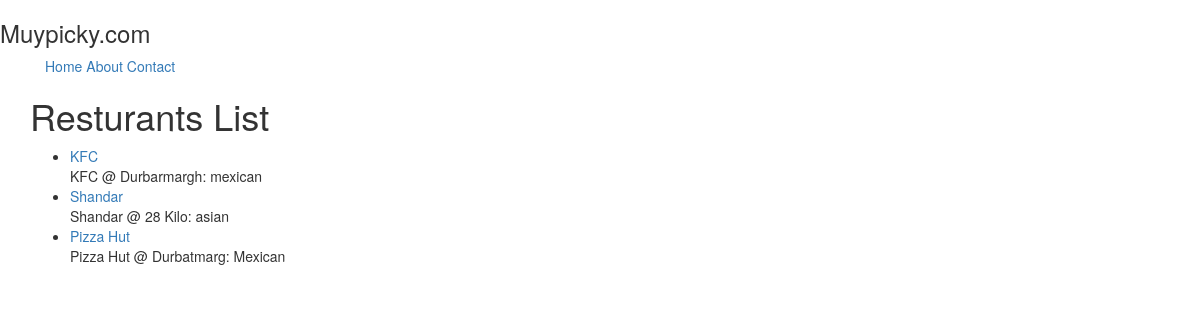
Before: /resturants/ with the older database file.
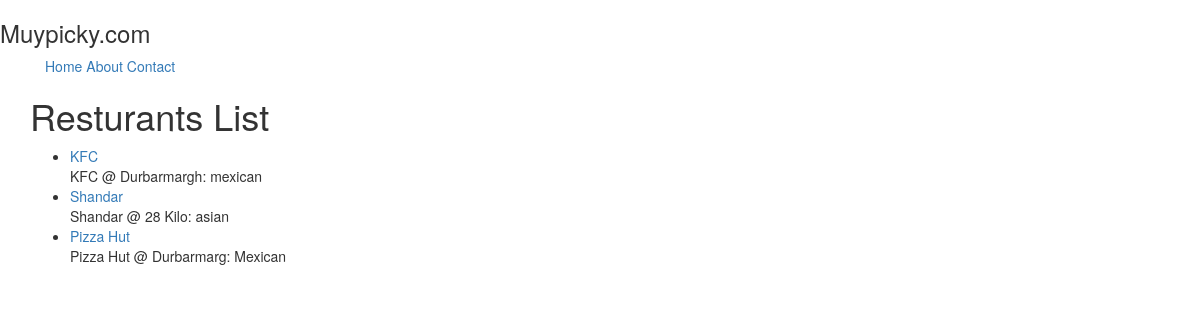
After: the same page with the newer database file.
### resturants/models.py (models this page shows, shortened)
class Resturant(models.Model):
	name			= models.CharField(max_length=120)
	location 		= models.CharField(max_length=120, null=True, blank=True)
	category		= models.CharField(max_length=120, null=True, blank=True)
	timestamp		= models.DateTimeField(auto_now_add=True)
	updated 		= models.DateTimeField(auto_now=True)
	my_date_field 	= models.DateTimeField(auto_now=True, auto_now_add=False)
	slug 			= models.SlugField(null=True, blank=True)
	def __str__ (self):
		return self.name

### resturants/views.py (the view)
# urls.py: url(r'^resturants/$', ResturantListView.as_view()),
class ResturantListView(ListView):
	def get_queryset(self):
		slug= self.kwargs.get("slug")
		if slug:
			queryset = Resturant.objects.filter(
					Q(category__iexact=slug)|
					Q(category__icontains=slug)
				)
		else:
			queryset = Resturant.objects.all()
		return queryset

### resturants/templates/resturants/resturant_list.html (shortened to what this page needs)
{% extends "base.html" %}
{% block content %}
<h1>Resturants List</h1>
<ul>
	{% for obj in object_list %}
		<li> <a href="/resturants/{{ obj.slug }}">{{ obj }} </a><br/>
		{{ obj.name }} @ {{ obj.location }}: {{ obj.category }} </li>
	{% endfor %}
</ul>
{% endblock %}

Changed rows visible on the page:
changed Resturant "Pizza Hut": location "Durbatmarg" → "Durbarmarg"
